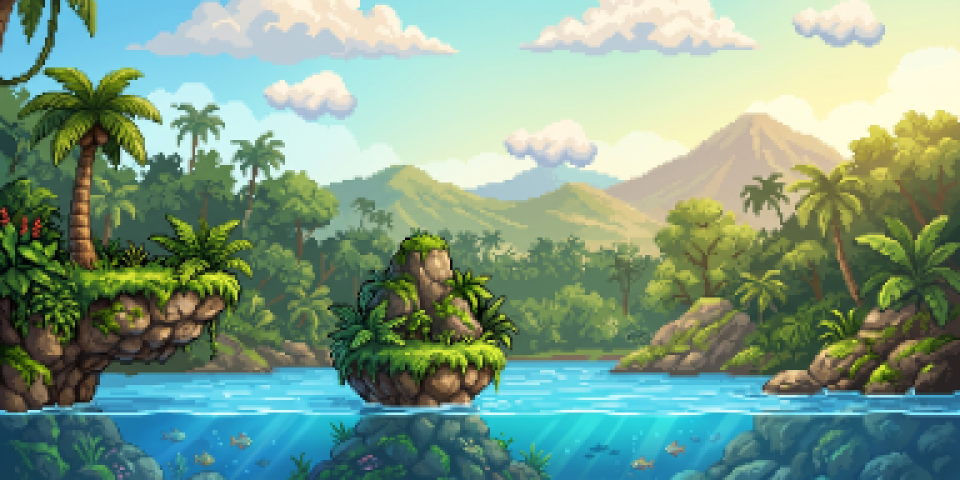
#> input picture remaster/assets/rooms/room_00.png, 1920 x 960 px (shown at 1/2 size); its folder holds 4 pictures in this run
$ python find_volcano.py ../remaster/assets/rooms/room_00.png
#> lines starting #> are read from the running program, lines starting #| are printed output that depends on the picture
"""Find the volcano peak on each outdoor room background (for the live smoke plume).

    python tools/find_volcano.py [--preview OUT_DIR]

The volcanoes are grey-brown cones standing against the sky in the upper half. Per
column, the topmost "volcano-coloured" pixel that sits directly under sky is a candidate
ridge point; the highest point of a ridge that falls away on both sides is the peak.
Writes remaster/assets/glow/volcano.txt: "room x y" (canvas px), rooms without one omitted.
"""
import colorsys, os, sys
from PIL import Image, ImageDraw

ROOT = os.path.dirname(os.path.dirname(os.path.abspath(__file__)))
sys.path.insert(0, os.path.join(ROOT, 'tools'))
os.chdir(ROOT)
_argv, sys.argv = sys.argv, sys.argv[:1]
import extract_gfx as gfx  # noqa: E402
sys.argv = _argv

ASSETS = os.path.join(ROOT, 'remaster', 'assets')
K = 4  # work at quarter size


def sky(r, g, b):
    h, s, v = colorsys.rgb_to_hsv(r / 255, g / 255, b / 255)
    return (0.5 <= h <= 0.66 and s >= 0.25 and v >= 0.6) or (s < 0.12 and v > 0.85)


def rock(r, g, b):  # grey / brown / mauve, not green, not sky
    h, s, v = colorsys.rgb_to_hsv(r / 255, g / 255, b / 255)
    green = 0.2 <= h <= 0.45 and s > 0.25
    return not green and not sky(r, g, b) and 0.25 <= v <= 0.85 and s <= 0.45


def peak(room):
    im = Image.open(os.path.join(ASSETS, 'rooms', f'room_{room:02x}.png')).convert('RGB')
    w, h = im.width // K, im.height // K
    p = im.resize((w, h), Image.BOX).load()
    top = []
    for x in range(w):
        y_hit = None
        for y in range(int(h * 0.08), int(h * 0.6)):
            if rock(*p[x, y]) and all(sky(*p[x, yy]) for yy in range(max(0, y - 4), y)):
                y_hit = y
                break
        top.append(y_hit)
    best = None
    for x in range(8, w - 8):
        y = top[x]
        if y is None:
            continue
        left = [top[x - d] for d in range(3, 9) if top[x - d] is not None]
        right = [top[x + d] for d in range(3, 9) if top[x + d] is not None]
        if len(left) >= 4 and len(right) >= 4 and min(left) > y + 2 and min(right) > y + 2:
            if best is None or y < best[1]:
                best = (x, y)
    return None if best is None else (best[0] * K + K // 2, best[1] * K)


# Crater positions (canvas px) read off gridded review sheets; refine() snaps them to
# the topmost solid pixel nearby. Rerun after regenerating a room's background.
PEAKS = {0x00: (1500, 232), 0x01: (720, 390), 0x02: (820, 118), 0x03: (1060, 250), 0x06: (1190, 350),
         0x11: (740, 464), 0x13: (1120, 262), 0x15: (1256, 300), 0x16: (730, 310), 0x18: (1160, 300),
         0x19: (1280, 440), 0x1a: (1040, 270), 0x24: (720, 236), 0x25: (1030, 320), 0x26: (1043, 363),
         0x27: (864, 380), 0x28: (620, 190), 0x29: (840, 104), 0x38: (1240, 276), 0x39: (760, 430),
         0x3b: (480, 262), 0x3c: (1250, 412)}


def refine(room, gx, gy):
    """Crater: the highest solid (dark: not sky, not cloud or smoke) pixel near the guess,
    taken at the middle of that top run. Canvas px."""
#> called with room = 0, gx = 1500, gy = 232
    im = Image.open(os.path.join(ASSETS, 'rooms', f'room_{room:02x}.png')).convert('RGB')
#> im is the input picture: PIL image 1920x960 RGB; mean R, G, B 125, 156.8, 135.2
    w, h = im.width // K, im.height // K
#> w = 480; h = 240
    p = im.resize((w, h), Image.BOX).load()
    cx, cy = gx // K, gy // K

    def solid(x, y):
        r, g, b = p[x, y]
        hh, ss, vv = colorsys.rgb_to_hsv(r / 255, g / 255, b / 255)
        return vv < 0.62 and not (0.5 <= hh <= 0.66 and ss > 0.3)

    top = {}
    for x in range(max(0, cx - 8), min(w, cx + 9)):
        for y in range(max(0, cy - 10), min(h - 2, cy + 11)):
            if solid(x, y) and solid(x, y + 1) and solid(x, y + 2):
                top[x] = y
                break
#> this loop made 17 passes
    if not top:
        return gx, gy
    ymin = min(top.values())
    xs = [x for x, y in top.items() if y <= ymin + 1]
    return (sum(xs) // len(xs)) * K + K // 2, ymin * K


def outdoor_rooms():
    return [r for r in range(gfx.NUM_ROOMS - 1)
            if not (gfx.room_palette(r) == 1 or 0x07 <= r <= 0x10 or 0x1c <= r <= 0x23)]


def main():
    preview = sys.argv[sys.argv.index('--preview') + 1] if '--preview' in sys.argv else None
    found = {r: refine(r, *g) for r, g in PEAKS.items()}
#> call 2 of refine, with room = 1, gx = 720, gy = 390
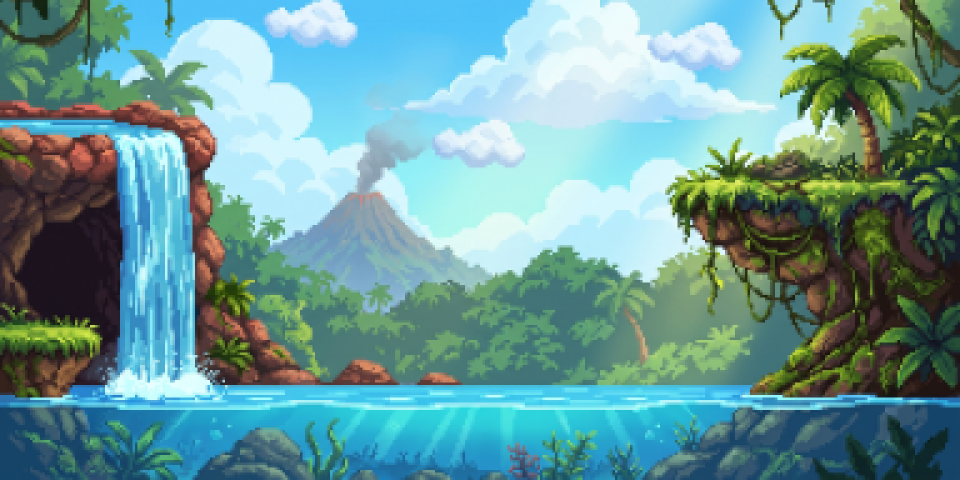
#> input picture remaster/assets/rooms/room_01.png, 1920 x 960 px (shown at 1/2 size)
#> in refine, im is the input picture: PIL image 1920x960 RGB; mean R, G, B 105.9, 153.7, 153.6
#> call 3 of refine, with room = 2, gx = 820, gy = 118
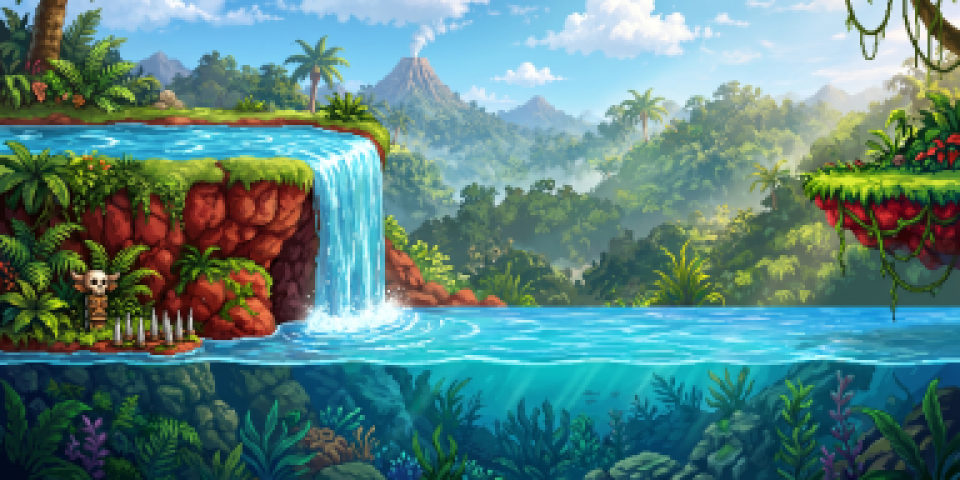
#> input picture remaster/assets/rooms/room_02.png, 1920 x 960 px (shown at 1/2 size)
#> in refine, im is the input picture: PIL image 1920x960 RGB; mean R, G, B 88.1, 130.6, 127.3
#> call 4 of refine, with room = 3, gx = 1060, gy = 250
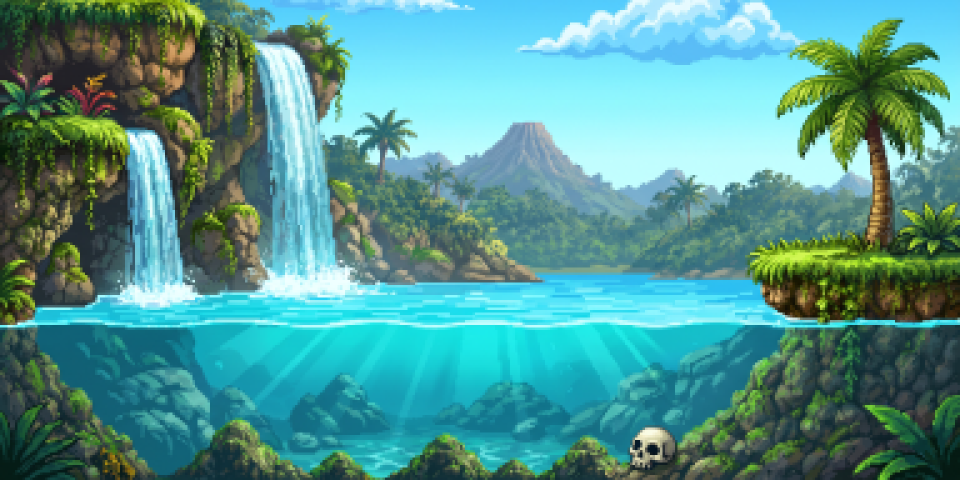
#> input picture remaster/assets/rooms/room_03.png, 1920 x 960 px (shown at 1/2 size)
#> in refine, im is the input picture: PIL image 1920x960 RGB; mean R, G, B 82.2, 149.4, 144.8
    with open(os.path.join(ASSETS, 'glow', 'volcano.txt'), 'w') as f:
        for r, (x, y) in sorted(found.items()):
            f.write(f'{r} {x} {y}\n')
    print(f'{len(found)} peaks:', ' '.join(f'{r:02x}' for r in sorted(found)))
    if preview:
        os.makedirs(preview, exist_ok=True)
        rooms = outdoor_rooms()
        cols = 6
        sheet = Image.new('RGB', (cols * 320, ((len(rooms) + cols - 1) // cols) * 160))
        for i, r in enumerate(rooms):
            im = Image.open(os.path.join(ASSETS, 'rooms', f'room_{r:02x}.png')).convert('RGB').resize((320, 160))
            d = ImageDraw.Draw(im)
            d.text((4, 4), f'{r:02x}', fill=(255, 255, 0))
            if r in found:
                x, y = found[r][0] / 6, found[r][1] / 6
                d.ellipse((x - 6, y - 6, x + 6, y + 6), outline=(255, 0, 255), width=2)
            sheet.paste(im, ((i % cols) * 320, (i // cols) * 160))
        sheet.save(os.path.join(preview, 'volcano.png'))


if __name__ == '__main__':
#> (the run stopped early here; a loop or call above may not have finished)
